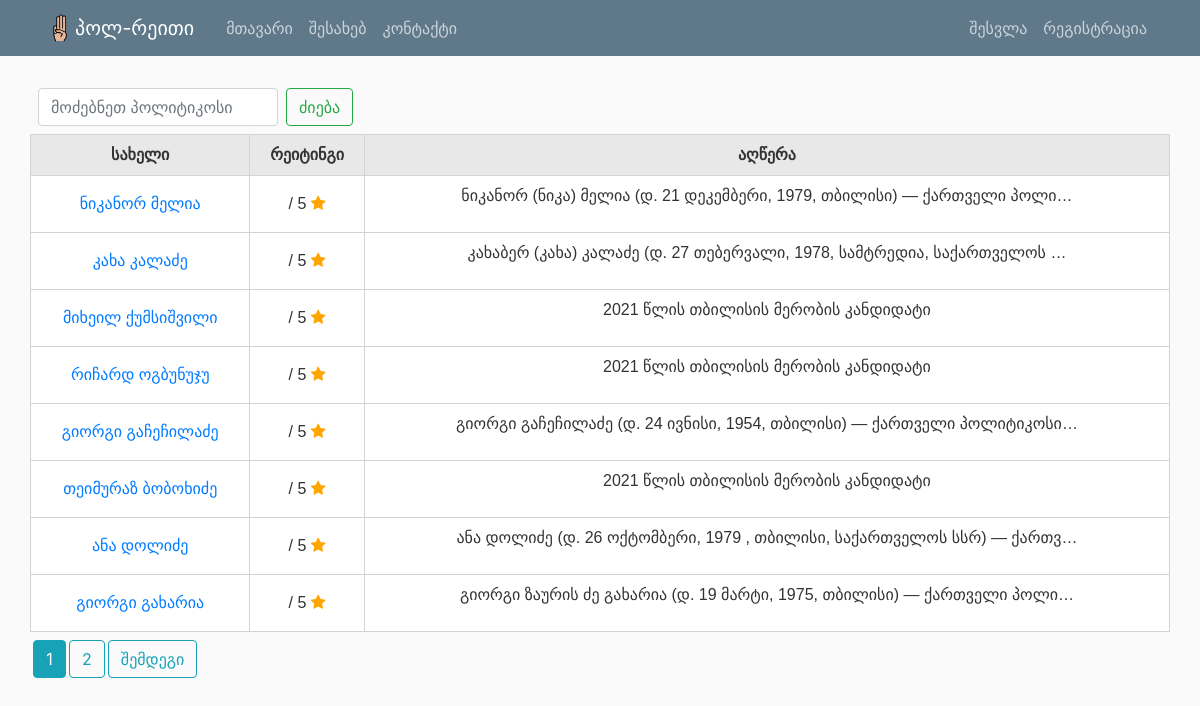
The app's page /search/ with its own data.
### politicians/models.py (models this page shows, shortened)
class Post(models.Model):
    name = models.CharField(max_length=150)
    description = models.TextField()
    def get_avg_rating(self):
        reviews = Review.objects.filter(postz=self)
        count = len(reviews) or 1
        sum = 0
        for rvw in reviews:
            sum += rvw.general_rate
        return sum/count or ' '

### politicians/views.py (the view)
# urls.py: path('search/', views.search_venues, name='search-venues'),
def search_venues(request):
    if request.method == "POST":
        searched = request.POST['searched']
        venues = Post.objects.filter(name__icontains=searched)
        ordered_venues = venues.order_by('name')
        ordered_posts = Post.objects.order_by('name')
        venueP = Paginator(ordered_venues, 8)
        venuePage = request.GET.get('page')
        venuesList = venueP.get_page(venuePage)
        return render(request, 'politicians/search_venues.html', {'searched': searched, 'venues': ordered_venues, 'title': searched, 'posts': ordered_posts, 'venuesList' : venuesList})
    else:
        postP = Paginator(Post.objects.all(), 8)
        postPage = request.GET.get('page')
        postsList = postP.get_page(postPage)
        context = {
            'posts': Post.objects.all(),
            'venuesList': postsList,
        }
        return render(request, 'politicians/search_venues.html', context)

### politicians/templates/politicians/search_venues.html (shortened to what this page needs)
{% extends "politicians/base.html" %}
{% block content %}
{% if searched %}
<form style="width: 20%; margin: 0.5rem;" class="search-bar d-flex" method=POST action="{% url 'search-venues' %}">
  {% csrf_token %}
  <input class='form-control me-2' style="width: 15rem; max-width: 15rem;" type="search" placeholder="Search for a college" aria-label="Search" name="searched">
  <button style="margin-left: 0.5rem;" class='btn btn-outline-success' type="submit">ძიება</button>
</form>
<h3 style="width: 100%">{{ searched }}</h1>
<table>
    <tr>
      <th>სახელი</th>
      <th>რეიტინგი</th>
      <th>აღწერა</th>
    </tr>
    {% for venue in venuesList %}
    <tr>
            <td><a href="{% url 'politician-detail' venue.id %}">{{ venue.name }}</a></td>
            <td>{{ venue.get_avg_rating|floatformat }} / 5 <span class="fa fa-star checked"></span></td>
            <td>{{ venue.description|safe|truncatechars:"70"|linebreaks }}</td>
    </tr>
    {% endfor %}
</table>
  {% if venuesList.has_previous %}
    <a style="margin-top: 0.5rem; margin-left: 0.2rem" class="btn btn-outline-info mb-4" href="?page={{ venuesList.previous_page_number }}">უკან</a>
  {% endif %}
  {% if venuesList.paginator.page_range > 1 %}
  {% for num in venuesList.paginator.page_range %}
    {% if venuesList.number == num %}
      <a style="margin-top: 0.5rem; margin-left: 0.2rem" class="btn btn-info mb-4" href="?page={{ num }}">{{ num }}</a>
    {% elif num > venuesList.number|add:'-3' and num < venuesList.number|add:'3' %}
      <a style="margin-top: 0.5rem; margin-left: 0.2rem" class="btn btn-outline-info mb-4" href="?page={{ num }}">{{ num }}</a>
    {% endif %}
  {% endfor %}
  {% endif %}
  {% if venuesList.has_next %}
    <a style="margin-top: 0.5rem; margin-left: 0.2rem" class="btn btn-outline-info mb-4" href="?page={{ venuesList.next_page_number }}">შემდეგი</a>
  {% endif %}
{% else %}
<form style="width: 20%; margin: 0.5rem;" class="search-bar d-flex" method=POST action="{% url 'search-venues' %}">
  <input class='form-control me-2' style="width: 15rem; max-width: 15rem;" type="search" placeholder="მოძებნეთ პოლიტიკოსი" aria-label="Search" name="searched">
  <button style="margin-left: 0.5rem;" class='btn btn-outline-success' type="submit">ძიება</button>
</form>
<table>
    <tr>
      <th>სახელი</th>
      <th>რეიტინგი</th>
      <th>აღწერა</th>
    </tr>
    {% for post in venuesList %}
    <tr>
            <td><a href="{% url 'politician-detail' post.id %}">{{ post.name }}</a></td>
            <td>{{ post.get_avg_rating|floatformat }} / 5 <span class="fa fa-star checked"></span></td>
            <td>{{ post.description|safe|truncatechars:"70"|linebreaks }}</td>
    </tr>
    {% endfor %}
</table>
  {% for num in venuesList.paginator.page_range %}
    {% if venuesList.number == num %}
      <a style="margin-top: 0.5rem; margin-left: 0.2rem" class="btn btn-info mb-4" href="?page={{ num }}">{{ num }}</a>
    {% elif num > venuesList.number|add:'-3' and num < venuesList.number|add:'3' %}
      <a style="margin-top: 0.5rem; margin-left: 0.2rem" class="btn btn-outline-info mb-4" href="?page={{ num }}">{{ num }}</a>
    {% endif %}
  {% endfor %}
  {% if venuesList.has_next %}
    <a style="margin-top: 0.5rem; margin-left: 0.2rem" class="btn btn-outline-info mb-4" href="?page={{ venuesList.next_page_number }}">შემდეგი</a>
  {% endif %}
{% endif %}
{% endblock content %}

### politicians/static/politicians/main.css (style rules this page uses)
body { background: #fafafa; color: #333333; margin-top: 5rem; }
.checked { color: orange; }

### politicians/static/politicians/table.css (style rules this page uses)
th, td { text-align: center; border-style: solid; border-color: lightgrey; border-width: 1px; padding: 8px; word-wrap: break-word; }
th { background-color: #e8e8e8; }
td { word-wrap: break-word; }
table { font-family: arial, sans-serif; border-collapse: collapse; width: 100%; background: #ffffff; }

### records on screen
Post: name "ნიკანორ მელია", description "ნიკანორ (ნიკა) მელია (დ. 21 დეკემბერი, 1979, თბილისი) — ქართველი პოლი…"
Post: name "კახა კალაძე", description "კახაბერ (კახა) კალაძე (დ. 27 თებერვალი, 1978, სამტრედია, საქართველოს …"
Post: name "მიხეილ ქუმსიშვილი", description "2021 წლის თბილისის მერობის კანდიდატი"
Post: name "რიჩარდ ოგბუნუჯუ", description "2021 წლის თბილისის მერობის კანდიდატი"
Post: name "გიორგი გაჩეჩილაძე", description "გიორგი გაჩეჩილაძე (დ. 24 ივნისი, 1954, თბილისი) — ქართველი პოლიტიკოსი…"
Post: name "თეიმურაზ ბობოხიძე", description "2021 წლის თბილისის მერობის კანდიდატი"
Post: name "ანა დოლიძე", description "ანა დოლიძე (დ. 26 ოქტომბერი, 1979 , თბილისი, საქართველოს სსრ) — ქართვ…"
Post: name "გიორგი გახარია", description "გიორგი ზაურის ძე გახარია (დ. 19 მარტი, 1975, თბილისი) — ქართველი პოლი…"

### other values on screen
{{ num }} "1"
{{ num }} "2"
